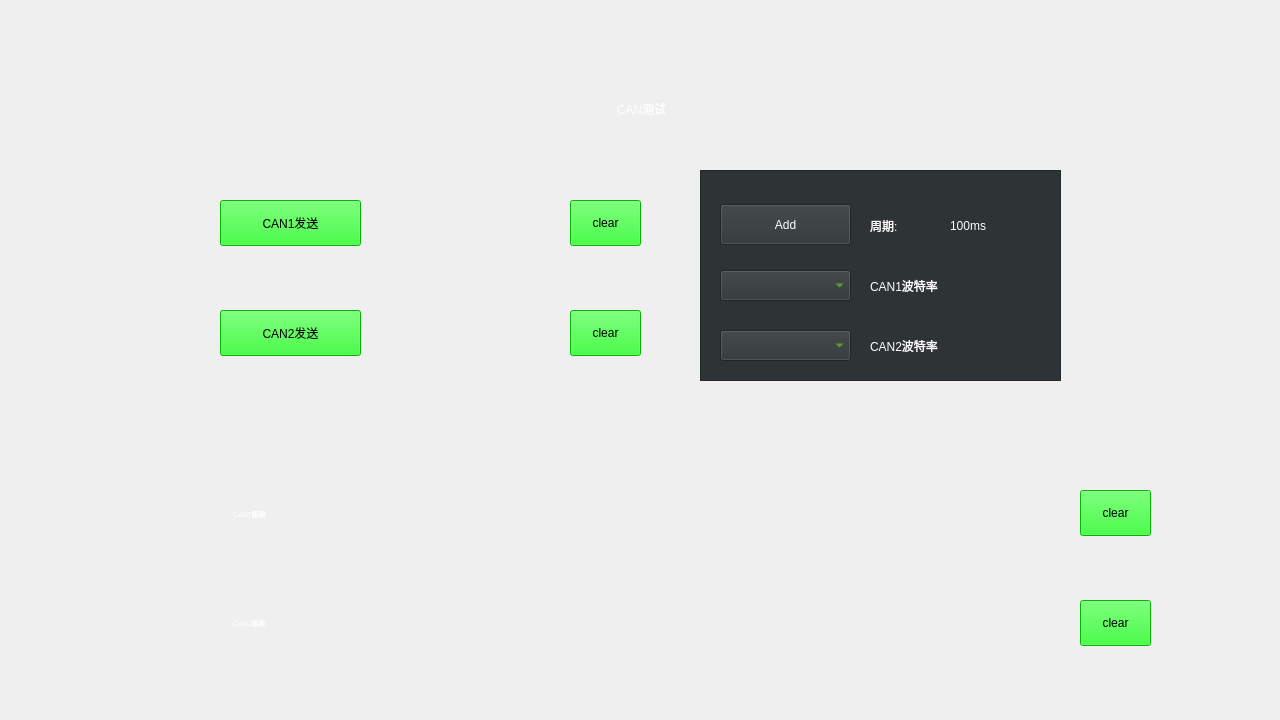
<?xml version="1.0" encoding="UTF-8"?>
<ui version="4.0">
 <class>page1</class>
 <widget class="QWidget" name="page1">
  <property name="geometry">
   <rect>
    <x>0</x>
    <y>0</y>
    <width>1280</width>
    <height>720</height>
   </rect>
  </property>
  <property name="windowTitle">
   <string>Form</string>
  </property>
  <property name="styleSheet">
   <string notr="true">QWidget#page1
{
	background-image: url(:/image/main_menu/background2.png);
}</string>
  </property>
  <widget class="QLabel" name="time_dis_lab">
   <property name="geometry">
    <rect>
     <x>0</x>
     <y>0</y>
     <width>211</width>
     <height>61</height>
    </rect>
   </property>
   <property name="font">
    <font>
     <family>Ubuntu Mono</family>
     <pointsize>8</pointsize>
     <weight>75</weight>
     <italic>false</italic>
     <bold>true</bold>
    </font>
   </property>
   <property name="styleSheet">
    <string notr="true">background:transparent;
color: rgb(255, 255, 255);</string>
   </property>
   <property name="text">
    <string/>
   </property>
   <property name="alignment">
    <set>Qt::AlignCenter</set>
   </property>
  </widget>
  <widget class="QLabel" name="label_11">
   <property name="geometry">
    <rect>
     <x>217</x>
     <y>80</y>
     <width>849</width>
     <height>58</height>
    </rect>
   </property>
   <property name="styleSheet">
    <string notr="true">background:transparent;
color: rgb(255, 255, 255);
background-image: url(:/image/FM/biaoti.png);</string>
   </property>
   <property name="text">
    <string>CAN测试</string>
   </property>
   <property name="alignment">
    <set>Qt::AlignCenter</set>
   </property>
  </widget>
  <widget class="QPushButton" name="closeBtn">
   <property name="geometry">
    <rect>
     <x>40</x>
     <y>80</y>
     <width>116</width>
     <height>58</height>
    </rect>
   </property>
   <property name="minimumSize">
    <size>
     <width>116</width>
     <height>58</height>
    </size>
   </property>
   <property name="maximumSize">
    <size>
     <width>116</width>
     <height>58</height>
    </size>
   </property>
   <property name="styleSheet">
    <string notr="true">background:transparent;outline:none;border:0px;
background-image: url(:/image/FM/close_btn.png);</string>
   </property>
   <property name="text">
    <string/>
   </property>
  </widget>
  <widget class="QLabel" name="label_13">
   <property name="geometry">
    <rect>
     <x>1220</x>
     <y>20</y>
     <width>21</width>
     <height>22</height>
    </rect>
   </property>
   <property name="styleSheet">
    <string notr="true">background:transparent;
background-image: url(:/image/main_menu/4g.png);</string>
   </property>
   <property name="text">
    <string/>
   </property>
  </widget>
  <widget class="QLabel" name="label_14">
   <property name="geometry">
    <rect>
     <x>1120</x>
     <y>20</y>
     <width>32</width>
     <height>23</height>
    </rect>
   </property>
   <property name="styleSheet">
    <string notr="true">background:transparent;
background-image: url(:/image/main_menu/WIFI.png);</string>
   </property>
   <property name="text">
    <string/>
   </property>
  </widget>
  <widget class="QLabel" name="label_15">
   <property name="geometry">
    <rect>
     <x>1180</x>
     <y>20</y>
     <width>15</width>
     <height>22</height>
    </rect>
   </property>
   <property name="styleSheet">
    <string notr="true">background:transparent;
background-image: url(:/image/main_menu/bt_down.png);</string>
   </property>
   <property name="text">
    <string/>
   </property>
  </widget>
  <widget class="QLabel" name="can1sendLab">
   <property name="geometry">
    <rect>
     <x>380</x>
     <y>200</y>
     <width>161</width>
     <height>46</height>
    </rect>
   </property>
   <property name="styleSheet">
    <string notr="true">background:transparent;
color: rgb(255, 255, 255);
background-image: url(:/image/can/recv5.png);</string>
   </property>
   <property name="text">
    <string/>
   </property>
   <property name="alignment">
    <set>Qt::AlignCenter</set>
   </property>
  </widget>
  <widget class="QPushButton" name="can1sendBtn">
   <property name="geometry">
    <rect>
     <x>220</x>
     <y>200</y>
     <width>141</width>
     <height>46</height>
    </rect>
   </property>
   <property name="styleSheet">
    <string notr="true">background-color: rgb(0, 255, 0);</string>
   </property>
   <property name="text">
    <string>CAN1发送</string>
   </property>
  </widget>
  <widget class="QLabel" name="can2sendLab">
   <property name="geometry">
    <rect>
     <x>380</x>
     <y>310</y>
     <width>161</width>
     <height>46</height>
    </rect>
   </property>
   <property name="styleSheet">
    <string notr="true">background:transparent;
color: rgb(255, 255, 255);
background-image: url(:/image/can/recv5.png);</string>
   </property>
   <property name="text">
    <string/>
   </property>
   <property name="alignment">
    <set>Qt::AlignCenter</set>
   </property>
  </widget>
  <widget class="QPushButton" name="can2sendBtn">
   <property name="geometry">
    <rect>
     <x>220</x>
     <y>310</y>
     <width>141</width>
     <height>46</height>
    </rect>
   </property>
   <property name="styleSheet">
    <string notr="true">background-color: rgb(0, 255, 0);</string>
   </property>
   <property name="text">
    <string>CAN2发送</string>
   </property>
  </widget>
  <widget class="QPushButton" name="can1sendclearBtn">
   <property name="geometry">
    <rect>
     <x>570</x>
     <y>200</y>
     <width>71</width>
     <height>46</height>
    </rect>
   </property>
   <property name="font">
    <font>
     <pointsize>9</pointsize>
    </font>
   </property>
   <property name="styleSheet">
    <string notr="true">background-color: rgb(0, 255, 0);</string>
   </property>
   <property name="text">
    <string>clear</string>
   </property>
  </widget>
  <widget class="QPushButton" name="can2sendclearBtn">
   <property name="geometry">
    <rect>
     <x>570</x>
     <y>310</y>
     <width>71</width>
     <height>46</height>
    </rect>
   </property>
   <property name="font">
    <font>
     <pointsize>9</pointsize>
    </font>
   </property>
   <property name="styleSheet">
    <string notr="true">background-color: rgb(0, 255, 0);</string>
   </property>
   <property name="text">
    <string>clear</string>
   </property>
  </widget>
  <widget class="QFrame" name="frame_2">
   <property name="geometry">
    <rect>
     <x>700</x>
     <y>170</y>
     <width>361</width>
     <height>211</height>
    </rect>
   </property>
   <property name="styleSheet">
    <string notr="true">background-color: rgb(46, 52, 54);</string>
   </property>
   <property name="frameShape">
    <enum>QFrame::StyledPanel</enum>
   </property>
   <property name="frameShadow">
    <enum>QFrame::Raised</enum>
   </property>
   <widget class="QLabel" name="label_can_send_interval">
    <property name="geometry">
     <rect>
      <x>250</x>
      <y>40</y>
      <width>101</width>
      <height>31</height>
     </rect>
    </property>
    <property name="styleSheet">
     <string notr="true">color: rgb(255, 255, 255);</string>
    </property>
    <property name="text">
     <string>100ms</string>
    </property>
   </widget>
   <widget class="QLabel" name="label_12">
    <property name="geometry">
     <rect>
      <x>170</x>
      <y>40</y>
      <width>71</width>
      <height>31</height>
     </rect>
    </property>
    <property name="styleSheet">
     <string notr="true">color: rgb(255, 255, 255);</string>
    </property>
    <property name="text">
     <string>周期:</string>
    </property>
   </widget>
   <widget class="QPushButton" name="button_can_send_interval">
    <property name="geometry">
     <rect>
      <x>20</x>
      <y>34</y>
      <width>131</width>
      <height>41</height>
     </rect>
    </property>
    <property name="styleSheet">
     <string notr="true">color: rgb(255, 255, 255);</string>
    </property>
    <property name="text">
     <string>Add</string>
    </property>
   </widget>
   <widget class="QLabel" name="label_21">
    <property name="geometry">
     <rect>
      <x>170</x>
      <y>160</y>
      <width>181</width>
      <height>31</height>
     </rect>
    </property>
    <property name="styleSheet">
     <string notr="true">color: rgb(255, 255, 255);</string>
    </property>
    <property name="text">
     <string>CAN2波特率</string>
    </property>
   </widget>
   <widget class="QLabel" name="label_20">
    <property name="geometry">
     <rect>
      <x>170</x>
      <y>100</y>
      <width>181</width>
      <height>31</height>
     </rect>
    </property>
    <property name="styleSheet">
     <string notr="true">color: rgb(255, 255, 255);</string>
    </property>
    <property name="text">
     <string>CAN1波特率</string>
    </property>
   </widget>
   <widget class="QComboBox" name="comboBox_can1_set">
    <property name="geometry">
     <rect>
      <x>20</x>
      <y>160</y>
      <width>131</width>
      <height>31</height>
     </rect>
    </property>
    <property name="styleSheet">
     <string notr="true">color: rgb(115, 210, 22);</string>
    </property>
   </widget>
   <widget class="QComboBox" name="comboBox_can0_set">
    <property name="geometry">
     <rect>
      <x>20</x>
      <y>100</y>
      <width>131</width>
      <height>31</height>
     </rect>
    </property>
    <property name="styleSheet">
     <string notr="true">color: rgb(115, 210, 22);</string>
    </property>
   </widget>
  </widget>
  <widget class="QPushButton" name="can2cleanBtn">
   <property name="geometry">
    <rect>
     <x>1080</x>
     <y>600</y>
     <width>71</width>
     <height>46</height>
    </rect>
   </property>
   <property name="styleSheet">
    <string notr="true">background-color: rgb(0, 255, 0);</string>
   </property>
   <property name="text">
    <string>clear</string>
   </property>
  </widget>
  <widget class="QPushButton" name="can1cleanBtn">
   <property name="geometry">
    <rect>
     <x>1080</x>
     <y>490</y>
     <width>71</width>
     <height>46</height>
    </rect>
   </property>
   <property name="font">
    <font>
     <pointsize>9</pointsize>
    </font>
   </property>
   <property name="styleSheet">
    <string notr="true">background-color: rgb(0, 255, 0);</string>
   </property>
   <property name="text">
    <string>clear</string>
   </property>
  </widget>
  <widget class="QLabel" name="can0_id">
   <property name="geometry">
    <rect>
     <x>170</x>
     <y>491</y>
     <width>161</width>
     <height>46</height>
    </rect>
   </property>
   <property name="font">
    <font>
     <pointsize>5</pointsize>
    </font>
   </property>
   <property name="styleSheet">
    <string notr="true">background:transparent;
color: rgb(255, 255, 255);
background-image: url(:/image/can/recv5.png);</string>
   </property>
   <property name="text">
    <string>CAN1接收:</string>
   </property>
   <property name="alignment">
    <set>Qt::AlignCenter</set>
   </property>
  </widget>
  <widget class="QLabel" name="date0">
   <property name="geometry">
    <rect>
     <x>355</x>
     <y>491</y>
     <width>65</width>
     <height>46</height>
    </rect>
   </property>
   <property name="font">
    <font>
     <pointsize>11</pointsize>
    </font>
   </property>
   <property name="styleSheet">
    <string notr="true">background:transparent;
color: rgb(255, 255, 255);
background-image: url(:/image/can/can3.png);</string>
   </property>
   <property name="text">
    <string/>
   </property>
   <property name="alignment">
    <set>Qt::AlignCenter</set>
   </property>
  </widget>
  <widget class="QLabel" name="date1">
   <property name="geometry">
    <rect>
     <x>420</x>
     <y>491</y>
     <width>65</width>
     <height>46</height>
    </rect>
   </property>
   <property name="font">
    <font>
     <pointsize>11</pointsize>
    </font>
   </property>
   <property name="styleSheet">
    <string notr="true">background:transparent;
color: rgb(255, 255, 255);
background-image: url(:/image/can/can4.png);</string>
   </property>
   <property name="text">
    <string/>
   </property>
   <property name="alignment">
    <set>Qt::AlignCenter</set>
   </property>
  </widget>
  <widget class="QLabel" name="date2">
   <property name="geometry">
    <rect>
     <x>485</x>
     <y>491</y>
     <width>65</width>
     <height>46</height>
    </rect>
   </property>
   <property name="font">
    <font>
     <pointsize>11</pointsize>
    </font>
   </property>
   <property name="styleSheet">
    <string notr="true">background:transparent;
color: rgb(255, 255, 255);
background-image: url(:/image/can/can4.png);</string>
   </property>
   <property name="text">
    <string/>
   </property>
   <property name="alignment">
    <set>Qt::AlignCenter</set>
   </property>
  </widget>
  <widget class="QLabel" name="date3">
   <property name="geometry">
    <rect>
     <x>550</x>
     <y>491</y>
     <width>65</width>
     <height>46</height>
    </rect>
   </property>
   <property name="font">
    <font>
     <pointsize>11</pointsize>
    </font>
   </property>
   <property name="styleSheet">
    <string notr="true">background:transparent;
color: rgb(255, 255, 255);
background-image: url(:/image/can/can4.png);</string>
   </property>
   <property name="text">
    <string/>
   </property>
   <property name="alignment">
    <set>Qt::AlignCenter</set>
   </property>
  </widget>
  <widget class="QLabel" name="date4">
   <property name="geometry">
    <rect>
     <x>615</x>
     <y>491</y>
     <width>65</width>
     <height>46</height>
    </rect>
   </property>
   <property name="font">
    <font>
     <pointsize>11</pointsize>
    </font>
   </property>
   <property name="styleSheet">
    <string notr="true">background:transparent;
color: rgb(255, 255, 255);
background-image: url(:/image/can/can4.png);</string>
   </property>
   <property name="text">
    <string/>
   </property>
   <property name="alignment">
    <set>Qt::AlignCenter</set>
   </property>
  </widget>
  <widget class="QLabel" name="date5">
   <property name="geometry">
    <rect>
     <x>680</x>
     <y>491</y>
     <width>65</width>
     <height>46</height>
    </rect>
   </property>
   <property name="font">
    <font>
     <pointsize>11</pointsize>
    </font>
   </property>
   <property name="styleSheet">
    <string notr="true">background:transparent;
color: rgb(255, 255, 255);
background-image: url(:/image/can/can4.png);</string>
   </property>
   <property name="text">
    <string/>
   </property>
   <property name="alignment">
    <set>Qt::AlignCenter</set>
   </property>
  </widget>
  <widget class="QLabel" name="date6">
   <property name="geometry">
    <rect>
     <x>745</x>
     <y>491</y>
     <width>65</width>
     <height>46</height>
    </rect>
   </property>
   <property name="font">
    <font>
     <pointsize>11</pointsize>
    </font>
   </property>
   <property name="styleSheet">
    <string notr="true">background:transparent;
color: rgb(255, 255, 255);
background-image: url(:/image/can/can4.png);</string>
   </property>
   <property name="text">
    <string/>
   </property>
   <property name="alignment">
    <set>Qt::AlignCenter</set>
   </property>
  </widget>
  <widget class="QLabel" name="date7">
   <property name="geometry">
    <rect>
     <x>810</x>
     <y>491</y>
     <width>65</width>
     <height>46</height>
    </rect>
   </property>
   <property name="font">
    <font>
     <pointsize>11</pointsize>
    </font>
   </property>
   <property name="styleSheet">
    <string notr="true">background:transparent;
color: rgb(255, 255, 255);
background-image: url(:/image/can/can5.png);</string>
   </property>
   <property name="text">
    <string/>
   </property>
   <property name="alignment">
    <set>Qt::AlignCenter</set>
   </property>
  </widget>
  <widget class="QLabel" name="can1len">
   <property name="geometry">
    <rect>
     <x>900</x>
     <y>491</y>
     <width>161</width>
     <height>46</height>
    </rect>
   </property>
   <property name="styleSheet">
    <string notr="true">background:transparent;
color: rgb(255, 255, 255);
background-image: url(:/image/can/recv5.png);</string>
   </property>
   <property name="text">
    <string/>
   </property>
   <property name="alignment">
    <set>Qt::AlignCenter</set>
   </property>
  </widget>
  <widget class="QLabel" name="data9">
   <property name="geometry">
    <rect>
     <x>420</x>
     <y>600</y>
     <width>65</width>
     <height>46</height>
    </rect>
   </property>
   <property name="font">
    <font>
     <pointsize>11</pointsize>
    </font>
   </property>
   <property name="styleSheet">
    <string notr="true">background:transparent;
color: rgb(255, 255, 255);
background-image: url(:/image/can/can4.png);</string>
   </property>
   <property name="text">
    <string/>
   </property>
   <property name="alignment">
    <set>Qt::AlignCenter</set>
   </property>
  </widget>
  <widget class="QLabel" name="data15">
   <property name="geometry">
    <rect>
     <x>810</x>
     <y>600</y>
     <width>65</width>
     <height>46</height>
    </rect>
   </property>
   <property name="font">
    <font>
     <pointsize>11</pointsize>
    </font>
   </property>
   <property name="styleSheet">
    <string notr="true">background:transparent;
color: rgb(255, 255, 255);
background-image: url(:/image/can/can5.png);</string>
   </property>
   <property name="text">
    <string/>
   </property>
   <property name="alignment">
    <set>Qt::AlignCenter</set>
   </property>
  </widget>
  <widget class="QLabel" name="data11">
   <property name="geometry">
    <rect>
     <x>550</x>
     <y>600</y>
     <width>65</width>
     <height>46</height>
    </rect>
   </property>
   <property name="font">
    <font>
     <pointsize>11</pointsize>
    </font>
   </property>
   <property name="styleSheet">
    <string notr="true">background:transparent;
color: rgb(255, 255, 255);
background-image: url(:/image/can/can4.png);</string>
   </property>
   <property name="text">
    <string/>
   </property>
   <property name="alignment">
    <set>Qt::AlignCenter</set>
   </property>
  </widget>
  <widget class="QLabel" name="data12">
   <property name="geometry">
    <rect>
     <x>615</x>
     <y>600</y>
     <width>65</width>
     <height>46</height>
    </rect>
   </property>
   <property name="font">
    <font>
     <pointsize>11</pointsize>
    </font>
   </property>
   <property name="styleSheet">
    <string notr="true">background:transparent;
color: rgb(255, 255, 255);
background-image: url(:/image/can/can4.png);</string>
   </property>
   <property name="text">
    <string/>
   </property>
   <property name="alignment">
    <set>Qt::AlignCenter</set>
   </property>
  </widget>
  <widget class="QLabel" name="data8">
   <property name="geometry">
    <rect>
     <x>355</x>
     <y>600</y>
     <width>65</width>
     <height>46</height>
    </rect>
   </property>
   <property name="font">
    <font>
     <pointsize>11</pointsize>
    </font>
   </property>
   <property name="styleSheet">
    <string notr="true">background:transparent;
color: rgb(255, 255, 255);
background-image: url(:/image/can/can3.png);</string>
   </property>
   <property name="text">
    <string/>
   </property>
   <property name="alignment">
    <set>Qt::AlignCenter</set>
   </property>
  </widget>
  <widget class="QLabel" name="data10">
   <property name="geometry">
    <rect>
     <x>485</x>
     <y>600</y>
     <width>65</width>
     <height>46</height>
    </rect>
   </property>
   <property name="font">
    <font>
     <pointsize>11</pointsize>
    </font>
   </property>
   <property name="styleSheet">
    <string notr="true">background:transparent;
color: rgb(255, 255, 255);
background-image: url(:/image/can/can4.png);</string>
   </property>
   <property name="text">
    <string/>
   </property>
   <property name="alignment">
    <set>Qt::AlignCenter</set>
   </property>
  </widget>
  <widget class="QLabel" name="data13">
   <property name="geometry">
    <rect>
     <x>680</x>
     <y>600</y>
     <width>65</width>
     <height>46</height>
    </rect>
   </property>
   <property name="font">
    <font>
     <pointsize>11</pointsize>
    </font>
   </property>
   <property name="styleSheet">
    <string notr="true">background:transparent;
color: rgb(255, 255, 255);
background-image: url(:/image/can/can4.png);</string>
   </property>
   <property name="text">
    <string/>
   </property>
   <property name="alignment">
    <set>Qt::AlignCenter</set>
   </property>
  </widget>
  <widget class="QLabel" name="can1_id">
   <property name="geometry">
    <rect>
     <x>170</x>
     <y>600</y>
     <width>161</width>
     <height>46</height>
    </rect>
   </property>
   <property name="font">
    <font>
     <pointsize>5</pointsize>
    </font>
   </property>
   <property name="styleSheet">
    <string notr="true">background:transparent;
color: rgb(255, 255, 255);
background-image: url(:/image/can/recv5.png);</string>
   </property>
   <property name="text">
    <string>CAN2接收:</string>
   </property>
   <property name="alignment">
    <set>Qt::AlignCenter</set>
   </property>
  </widget>
  <widget class="QLabel" name="data14">
   <property name="geometry">
    <rect>
     <x>745</x>
     <y>600</y>
     <width>65</width>
     <height>46</height>
    </rect>
   </property>
   <property name="font">
    <font>
     <pointsize>11</pointsize>
    </font>
   </property>
   <property name="styleSheet">
    <string notr="true">background:transparent;
color: rgb(255, 255, 255);
background-image: url(:/image/can/can4.png);</string>
   </property>
   <property name="text">
    <string/>
   </property>
   <property name="alignment">
    <set>Qt::AlignCenter</set>
   </property>
  </widget>
  <widget class="QLabel" name="can2len">
   <property name="geometry">
    <rect>
     <x>900</x>
     <y>600</y>
     <width>161</width>
     <height>46</height>
    </rect>
   </property>
   <property name="styleSheet">
    <string notr="true">background:transparent;
color: rgb(255, 255, 255);
background-image: url(:/image/can/recv5.png);</string>
   </property>
   <property name="text">
    <string/>
   </property>
   <property name="alignment">
    <set>Qt::AlignCenter</set>
   </property>
  </widget>
  <zorder>closeBtn</zorder>
  <zorder>time_dis_lab</zorder>
  <zorder>label_11</zorder>
  <zorder>label_13</zorder>
  <zorder>label_14</zorder>
  <zorder>label_15</zorder>
  <zorder>can1sendLab</zorder>
  <zorder>can1sendBtn</zorder>
  <zorder>can2sendLab</zorder>
  <zorder>can2sendBtn</zorder>
  <zorder>can1sendclearBtn</zorder>
  <zorder>can2sendclearBtn</zorder>
  <zorder>frame_2</zorder>
  <zorder>can2cleanBtn</zorder>
  <zorder>can1cleanBtn</zorder>
  <zorder>can0_id</zorder>
  <zorder>date0</zorder>
  <zorder>date1</zorder>
  <zorder>date2</zorder>
  <zorder>date3</zorder>
  <zorder>date4</zorder>
  <zorder>date5</zorder>
  <zorder>date6</zorder>
  <zorder>date7</zorder>
  <zorder>can1len</zorder>
  <zorder>data9</zorder>
  <zorder>data15</zorder>
  <zorder>data11</zorder>
  <zorder>data12</zorder>
  <zorder>data8</zorder>
  <zorder>data10</zorder>
  <zorder>data13</zorder>
  <zorder>can1_id</zorder>
  <zorder>data14</zorder>
  <zorder>can2len</zorder>
 </widget>
 <resources/>
 <connections/>
</ui>
